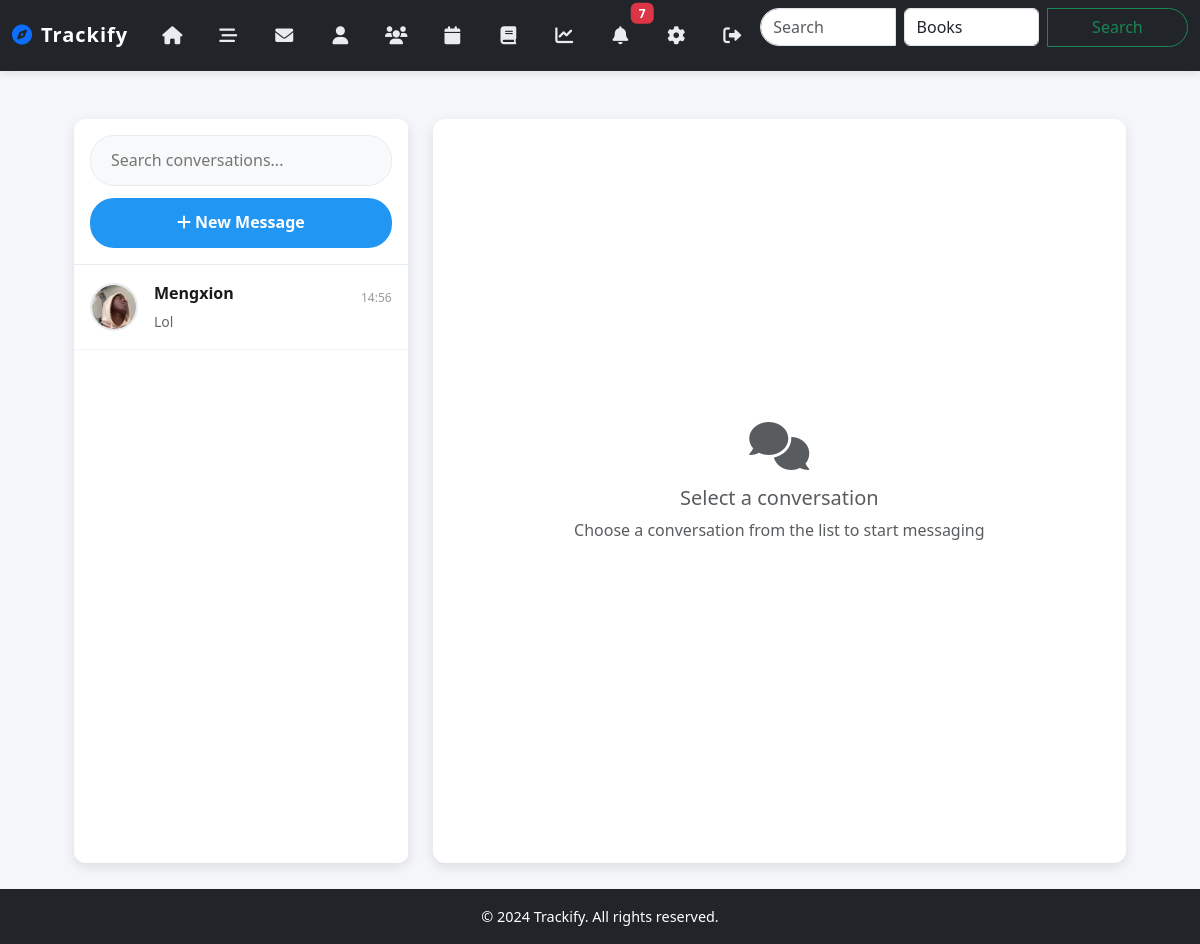
Page /messages (signed in) on the committed database.
### models/user_model.py (models this page shows, shortened)
class User(db.Model, UserMixin):
    __tablename__ = 'users'
    user_id = db.Column(db.Integer, primary_key=True)
    username = db.Column(db.String(255), unique=True, nullable=False)
    password_hash = db.Column(db.String(255), nullable=False)
    email = db.Column(db.String(255), unique=True, nullable=False)
    join_date = db.Column(db.DateTime, default=datetime.utcnow)
    profile_picture = db.Column(db.String(256), nullable=True)
    bio = db.Column(db.Text, default=None)
    theme = db.Column(db.String(20), default='light')
    notifications_enabled = db.Column(db.Boolean, default=True)
    email_notifications = db.Column(db.Boolean, default=True)
    reset_token = db.Column(db.String(100), unique=True, nullable=True)
    reset_token_expiry = db.Column(db.DateTime, nullable=True)
    ratings = db.relationship('Rating', backref='user', lazy='dynamic')
    reviews = db.relationship('Review', backref='user', lazy='dynamic')
    custom_lists = db.relationship('CustomList', backref='creator', lazy='dynamic')
    messages_sent = db.relationship('Message', foreign_keys='Message.sender_id', backref='sender', lazy='dynamic')
    messages_received = db.relationship('Message', foreign_keys='Message.recipient_id', backref='recipient', lazy='dynamic')
    user_media = db.relationship('UserMedia', backref='user', lazy='dynamic')
    following = db.relationship(
        'Follow',
        foreign_keys='Follow.follower_id',
        backref=db.backref('follower', lazy='joined'),
        lazy='dynamic',
        cascade='all, delete-orphan'
    )
    followers = db.relationship(
        'Follow',
        foreign_keys='Follow.followed_id',
        backref=db.backref('followed', lazy='joined'),
        lazy='dynamic',
        cascade='all, delete-orphan'
    )

### models/social_model.py (models this page shows)
class Message(db.Model):
    __tablename__ = 'messages'
    message_id = db.Column(db.Integer, primary_key=True)
    sender_id = db.Column(db.Integer, db.ForeignKey('users.user_id'), nullable=False)
    recipient_id = db.Column(db.Integer, db.ForeignKey('users.user_id'), nullable=False)
    content = db.Column(db.Text, nullable=False)
    user_media_id = db.Column(db.Integer, db.ForeignKey('user_media.user_media_id'))  # For sharing media
    created_at = db.Column(db.DateTime, default=datetime.utcnow)
    is_read = db.Column(db.Boolean, default=False)

### routes/message_routes.py (the view)
@message_routes.route('/messages', methods=['GET'])
@login_required
def messages():
    conversations = db.session.query(User).join(
        Message, or_(
            and_(Message.sender_id == User.user_id, Message.recipient_id == current_user.user_id),
            and_(Message.recipient_id == User.user_id, Message.sender_id == current_user.user_id)
        )
    ).filter(User.user_id != current_user.user_id).distinct().all()
    conversation_data = []
    for user in conversations:
        latest_message = Message.query.filter(
            or_(
                and_(Message.sender_id == current_user.user_id, Message.recipient_id == user.user_id),
                and_(Message.sender_id == user.user_id, Message.recipient_id == current_user.user_id)
            )
        ).order_by(Message.created_at.desc()).first()
        unread_count = Message.query.filter(
            and_(
                Message.sender_id == user.user_id,
                Message.recipient_id == current_user.user_id,
                Message.is_read == False
            )
        ).count()
        conversation_data.append({
            'user': user,
            'latest_message': latest_message,
            'unread_count': unread_count
        })
    conversation_data.sort(key=lambda x: x['latest_message'].created_at if x['latest_message'] else datetime.min, reverse=True)
    return render_template('messages.html', conversations=conversation_data)

### templates/messages.html (shortened to what this page needs)
{% extends "base.html" %}
{% block extra_css %}
<link rel="stylesheet" href="{{ url_for('static', filename='css/messages.css') }}">
{% endblock %}
{% block content %}
<div class="container-fluid mt-4">
    <div class="row">
        <div class="col-md-4">
            <div class="messages-container">
                <div class="conversations-sidebar">
                    <div class="search-container">
                        <input type="text" class="search-input" placeholder="Search conversations..." id="searchConversations">
                        <button class="new-message-btn" onclick="showNewMessageModal()">
                            <i class="fas fa-plus"></i> New Message
                        </button>
                    </div>
                    <div class="conversations-list">
                        {% if conversations %}
                            {% for conv in conversations %}
                            <div class="conversation-item {% if conv.unread_count > 0 %}unread{% endif %}"
                                 data-user-id="{{ conv.user.user_id }}">
                                <div class="d-flex align-items-center w-100">
                                    <img src="{{ url_for('static', filename=conv.user.profile_picture) }}"
                                         alt="{{ conv.user.username }}" class="conversation-avatar">
                                    <div class="conversation-content ms-3">
                                        <div class="d-flex justify-content-between align-items-center">
                                            <span class="conversation-name">{{ conv.user.username }}</span>
                                            <span class="conversation-time">
                                                {{ conv.latest_message.created_at.strftime('%H:%M') if conv.latest_message else '' }}
                                            </span>
                                        </div>
                                        <div class="conversation-preview">{{ conv.latest_message.content | default('') | truncate(36) }}</div>
                                    </div>
                                </div>
                            </div>
                            {% endfor %}
                        {% endif %}
                    </div>
                </div>
            </div>
        </div>
        <div class="col-md-8">
            <div class="conversation-container">
                <div id="conversationArea" class="h-100 d-flex align-items-center justify-content-center">
                    <div class="text-center text-muted">
                        <i class="fas fa-comments fa-3x mb-3"></i>
                        <h5>Select a conversation</h5>
                        <p>Choose a conversation from the list to start messaging</p>
                    </div>
                </div>
            </div>
        </div>
    </div>
</div>
{% endblock %}

### static/style.css (style rules this page uses)
body { font-family: 'Segoe UI', Tahoma, Geneva, Verdana, sans-serif; line-height: 1.6; margin: 0; padding: 0; background-color: #f4f6f9; color: #333; }

### static/css/messages.css (style rules this page uses)
.messages-container { height: calc(100vh - 200px); background: #f8f9fa; border-radius: 12px; overflow: hidden; box-shadow: 0 4px 12px rgba(0, 0, 0, 0.1); }
.conversations-sidebar { background: white; border-right: 1px solid #e9ecef; height: 100%; overflow-y: auto; }
.conversations-list { height: calc(100% - 110px); overflow-y: auto; }
.conversation-item { padding: 16px; border-bottom: 1px solid #f1f3f4; cursor: pointer; transition: all 0.2s ease; position: relative; }
.conversation-avatar { width: 48px; height: 48px; border-radius: 50%; object-fit: cover; border: 2px solid #e9ecef; }
.conversation-content { flex: 1; min-width: 0; }
.conversation-name { font-weight: 600; color: #1a1a1a; margin-bottom: 4px; white-space: nowrap; overflow: hidden; text-overflow: ellipsis; }
.conversation-preview { color: #666; font-size: 14px; white-space: nowrap; overflow: hidden; text-overflow: ellipsis; }
.conversation-time { font-size: 12px; color: #999; margin-top: 4px; }
.search-container { padding: 16px; border-bottom: 1px solid #e9ecef; background: white; }
.search-input { border: 1px solid #e9ecef; border-radius: 24px; padding: 12px 20px; width: 100%; background: #f8f9fa; transition: all 0.2s ease; }
.new-message-btn { background: #2196f3; color: white; border: none; border-radius: 24px; padding: 12px 24px; font-weight: 600; transition: all 0.2s ease; margin-top: 12px; width: 100%; }
.conversation-container { height: calc(100vh - 200px); display: flex; flex-direction: column; background: white; border-radius: 12px; overflow: hidden; box-shadow: 0 4px 12px rgba(0, 0, 0, 0.1); }

### rows in the picture
User: profile_picture (picture), user.username "Mengxion"
Message: latest_message.created_at "14:56", latest_message.content "Lol"
